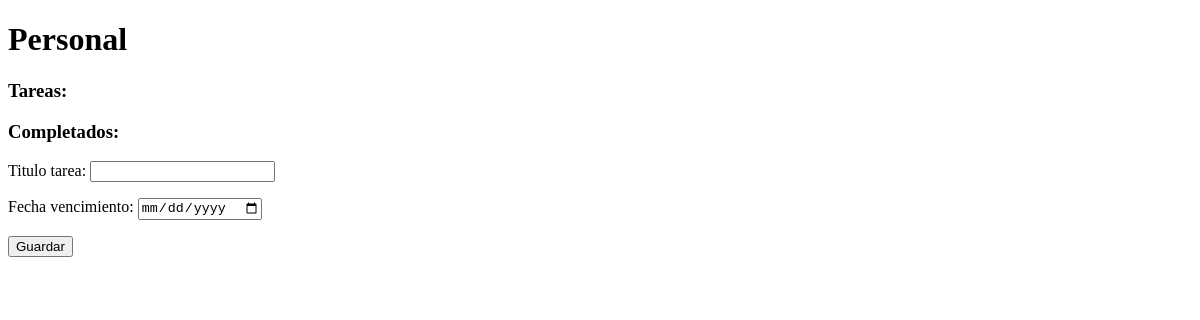
/Personal, run on an earlier commit of the app's database.
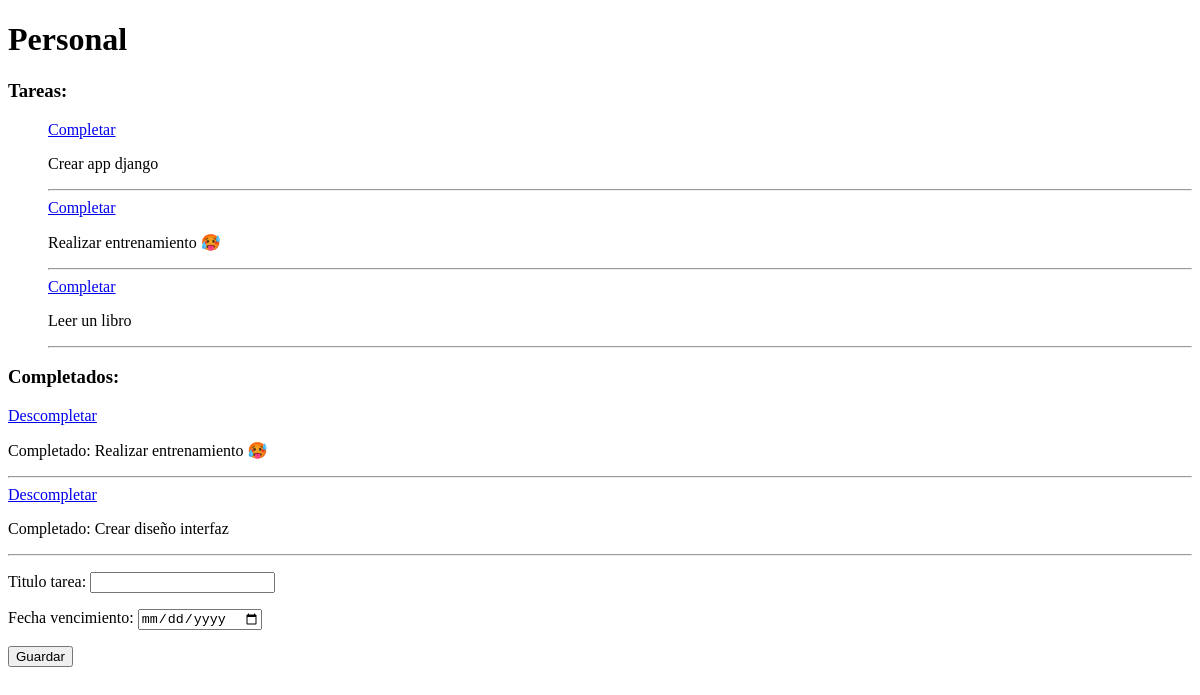
And on a later commit of the database.
### appToDo/models.py (models this page shows, shortened)
class Tarea(models.Model):
    titulo_tarea = models.CharField(max_length=80)
    fecha_creacion = models.DateTimeField(default=timezone.now)
    fecha_vencimiento = models.DateField(blank=True, validators=[MinValueValidator(datetime.date.today)])
    completado = models.BooleanField(default=False)
    titulo_proyecto = models.ForeignKey(Proyecto,
                                        on_delete=models.CASCADE,
                                        null=False, # No puede ser nulo.
                                        blank=False,# No debe almacenar valores vacios.
                                        default='Todos')

### appToDo/views.py (the view)
# urls.py: path('<str:proyecto>', views.proyecto_seleccionado, name='proyecto_seleccionado'),
def proyecto_seleccionado(request, proyecto):
    proyecto = get_object_or_404(Proyecto, titulo_proyecto=proyecto)
    form = nueva_tarea_proyecto(request, proyecto)
    listado_tareas = Tarea.objects.filter(titulo_proyecto=proyecto)
    return render(request, 'appToDo/proyecto.html', {'proyecto':proyecto, 'form':form, 'tareas':listado_tareas})

### appToDo/forms.py
class tareaFormProyecto(forms.ModelForm):
    class Meta:
        model = Tarea
        fields = ('titulo_tarea', 'fecha_vencimiento')
        widgets = {
            'fecha_vencimiento': DateInput(attrs={'type': 'date'}),
        }

### appToDo/views.py (called while the page is built)
def nueva_tarea_proyecto(request, proyecto):
    if request.method == 'POST':
        form = tareaFormProyecto(request.POST)
        if form.is_valid():
            tarea = form.save(commit=False)
            tarea.titulo_proyecto = proyecto
            tarea.save()
            form = tareaFormGeneral()
    else:
        form = tareaFormProyecto()
    return form

### appToDo/templates/appToDo/proyecto.html (shortened to what this page needs)
<!DOCTYPE html>
<html lang="en">
<head>
</head>
<body>
    <h1>{{proyecto.titulo_proyecto}}</h1>
    <h3>Tareas:</h3>
    <ul>
        {% for tarea in tareas %}
            {% if not tarea.completado %}
                <a href="{% url 'completar_tarea' pk=tarea.pk %}">Completar</a>
                <p>{{ tarea.titulo_tarea }}</p>
                <hr>
            {% endif %}
        {% endfor %}
    </ul>
    <h3>Completados:</h3>
        {% for tarea in tareas %}
            {% if tarea.completado %}
                <a href="{% url 'descompletar_tarea' pk=tarea.pk %}">Descompletar</a>
                <p>Completado: {{tarea.titulo_tarea}}</p>
                <hr>
            {% endif %}
        {% endfor %}
    <div>
        <form method="POST">
            {{ form.as_p }}
            <button type="submit">Guardar</button>
        </form>
    </div>
</body>
</html>

What changed in the data, as far as the page shows it:
added Tarea: titulo_tarea "Crear app django", shown under "Tareas:"
added Tarea: titulo_tarea "Realizar entrenamiento 🥵", shown under "Tareas:"
added Tarea: titulo_tarea "Leer un libro", shown under "Tareas:"
added Tarea: titulo_tarea "Realizar entrenamiento 🥵", shown under "Completados:"
added Tarea: titulo_tarea "Crear diseño interfaz", shown under "Completados:"
